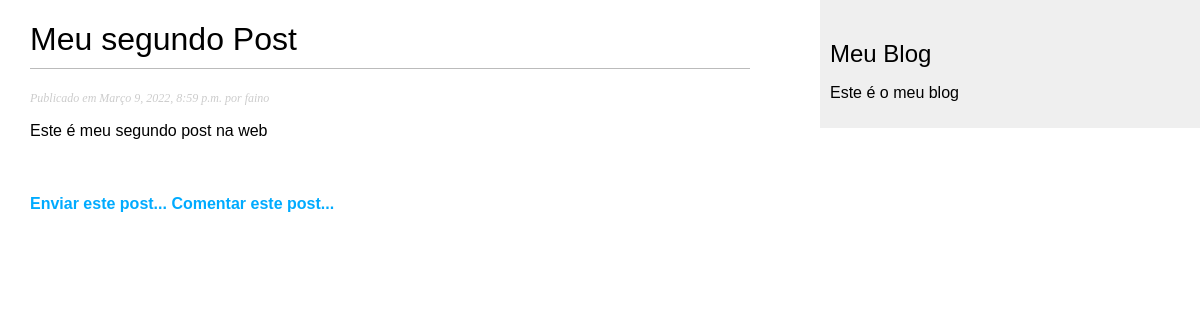
Page /2022/3/10/meu-segundo-post/ on the committed database.
### meublog/models.py (models this page shows, shortened)
class Post(models.Model):
    STATUS_CHOICES = (
        ('rascunho', 'Rascunho'),
        ('publicado', 'Publicado')
    )
    objects = models.Manager()
    publicados = PublicadosManager()
    titulo = models.CharField(max_length=250)
    slug = models.SlugField(max_length=100)
    corpo = models.TextField()
    autor = models.ForeignKey(User, on_delete=models.CASCADE, related_name='meublog_posts')
    publicado = models.DateTimeField(default=timezone.now)
    criado = models.DateTimeField(auto_now_add=True)
    status = models.CharField(max_length=9, choices=STATUS_CHOICES, default='rascunho')
    class Meta:
        ordering = ('-publicado',)
        verbose_name = "Post"
        verbose_name_plural = "Posts"
    """
    def get_absolute_url(self):
        return reverse('meublog:detalhe',
                       args=[self.publicado.year,
                             self.publicado.month,
                             self.publicado.day-1,
                             self.slug])
    """

### meublog/views.py (the view)
# urls.py: path('<int:ano>/<int:mes>/<int:dia>/<slug:slug>/', views.DetalharPostView.as_view(), name='detalhe'),
class DetalharPostView(DetailView):
    template_name = "meublog/post/detalharpost.html"
    model = Post
    def _get_coments(self, id_post):
        try:
            return Comentario.objects.filter(post_id=id_post, ativo = True)
        except Comentario.DoesNotExist:
            raise Exception
    def get_context_data(self, **kwargs):
        context = super(DetalharPostView, self).get_context_data(**kwargs)
        context['comentario'] = self._get_coments(self.object.id)
        return context

### meublog/templates/meublog/post/detalharpost.html (shortened to what this page needs)
{% extends 'meublog/base.html' %}
{% block conteudo %}
    <h1>{{ post.titulo }}</h1>
    <p class="date">
        Publicado em {{ post.publicado }} por {{ post.autor }}
    </p>
    <p>
        {{ post.corpo|linebreaks }}
    </p>
    <br>
    <h4>
        <a href="{% url 'meublog:enviarpost' post.id %}">
            Enviar este post...
        </a>
        <a href="{% url 'meublog:comentarpost' post.id %}">
            Comentar este post...
        </a>
    </h4>
    <br>
{% endblock %}

### meublog/static/css/meublog.css (style rules this page uses)
body { margin:0; padding:0; font-family:helvetica, sans-serif; }
a { color:#00abff; text-decoration:none; }
h1 { font-weight:normal; border-bottom:1px solid #bbb; padding:0 0 10px 0; }
p.date { color:#ccc; font-family: georgia, serif; font-size: 12px; font-style: italic; }

### rows in the picture
Post: titulo "Meu segundo Post", publicado "Março 9, 2022, 8:59 p.m.", autor "faino", corpo "Este é meu segundo post na web"
